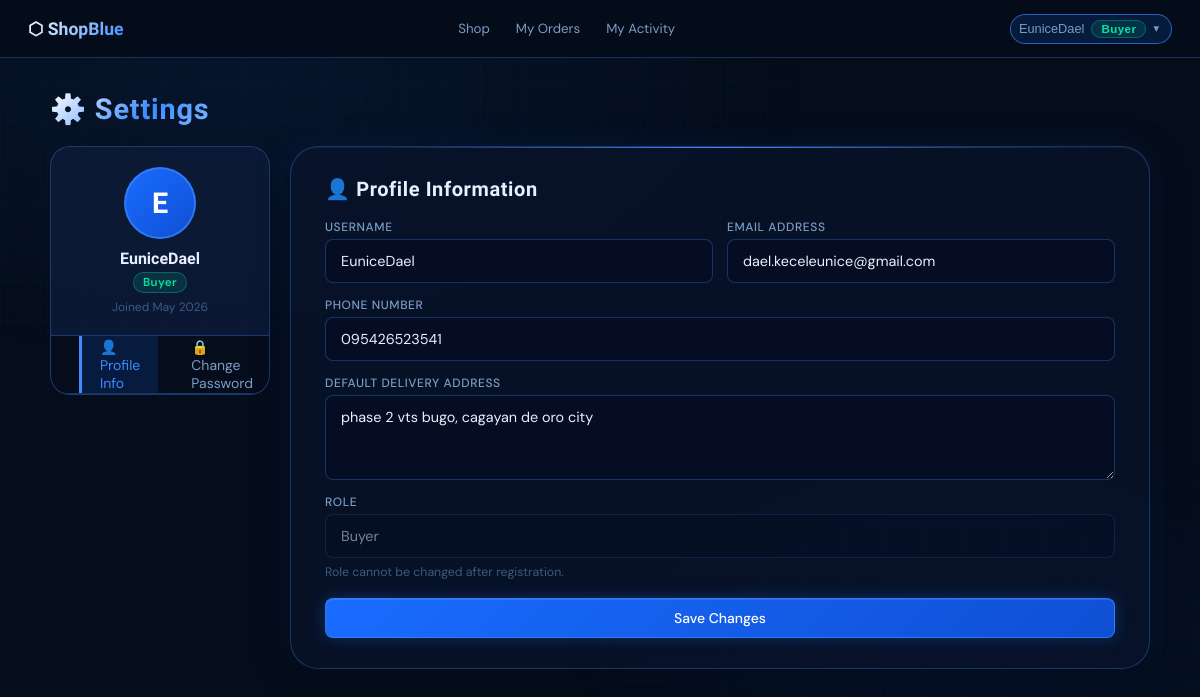
The page /settings.php (signed in) on the database its author committed.
### tables this page shows
CREATE TABLE `users` (
  `id` int(11) NOT NULL,
  `username` varchar(50) NOT NULL,
  `email` varchar(100) DEFAULT NULL,
  `password` varchar(255) NOT NULL,
  `role` enum('buyer','seller') NOT NULL DEFAULT 'buyer',
  `phone` varchar(20) DEFAULT NULL,
  `address` text DEFAULT NULL,
  `reset_token` varchar(128) DEFAULT NULL,
  `reset_token_expiry` datetime DEFAULT NULL,
  `created_at` timestamp NOT NULL DEFAULT current_timestamp()
);

### auth.php (called while the page is built, shortened)
<?php
$current_user_id  = $_SESSION['user_id'];
$current_role     = $_SESSION['role'];
?>

### settings.php (the view, shortened to what this page needs)
<?php
include 'auth.php';
include 'db.php';
$stmt = $conn->prepare("SELECT * FROM users WHERE id=?");
$stmt->bind_param("i", $current_user_id);
$stmt->execute();
$user = $stmt->get_result()->fetch_assoc();
?>
<!DOCTYPE html>
<html lang="en">
<head><meta charset="UTF-8"><meta name="viewport" content="width=device-width,initial-scale=1">
<title>Settings – ShopBlue</title><link rel="stylesheet" href="style.css">
</head>
<body>
<?php include 'nav.php'; ?>
<div class="page">
  <div class="page-header" style="margin-bottom:20px">
    <h1>⚙️ Settings</h1>
  </div>
  <div class="settings-grid">
    <div class="settings-sidebar">
      <div class="sidebar-info">
        <div class="sidebar-avatar"><?= strtoupper(substr($user['username'], 0, 1)) ?></div>
        <div class="sidebar-uname"><?= htmlspecialchars($user['username']) ?></div>
        <div class="sidebar-role"><span class="badge badge-<?= $current_role ?>"><?= $current_role ?></span></div>
        <div class="sidebar-joined">Joined <?= date('M Y', strtotime($user['created_at'])) ?></div>
      </div>
      <nav class="sidebar-nav">
        <a href="#profile"  class="active" onclick="switchTab('profile',this)">👤  Profile Info</a>
        <a href="#password" onclick="switchTab('password',this)">🔒  Change Password</a>
      </nav>
    </div>
    <div>
      <div id="tab-profile">
        <div class="card">
          <h2>👤 Profile Information</h2>
          <form method="POST" style="gap:14px">
            <div style="display:grid;grid-template-columns:1fr 1fr;gap:14px">
              <div class="field">
                <label>Username</label>
                <input type="text" name="username" required minlength="3"
                       value="<?= htmlspecialchars($user['username']) ?>">
              </div>
              <div class="field">
                <label>Email Address</label>
                <input type="text" name="email" required
                       value="<?= htmlspecialchars($user['email'] ?? '') ?>">
              </div>
            </div>
            <div class="field">
              <label>Phone Number</label>
              <input type="tel" name="phone" placeholder="e.g. 09123456789"
                     value="<?= htmlspecialchars($user['phone'] ?? '') ?>">
            </div>
            <div class="field">
              <label>
                <?= $current_role === 'buyer' ? 'Default Delivery Address' : 'Business Address' ?>
              </label>
              <textarea name="address" placeholder="Your full address"><?= htmlspecialchars($user['address'] ?? '') ?></textarea>
            </div>
            <div class="field">
              <label>Role</label>
              <input type="text" value="<?= ucfirst($current_role) ?>" disabled
                     style="opacity:.5;cursor:not-allowed">
              <span class="help">Role cannot be changed after registration.</span>
            </div>
            <button type="submit" class="btn" style="margin-top:4px">Save Changes</button>
          </form>
        </div>
      </div>
    </div>
  </div>
</div>
</body></html>

### style.css (style rules this page uses)
:root { --bg: #050d1a; --glass: rgba(10,20,45,0.65); --glass2: rgba(14,28,58,0.80); --blue: #1a6cff; --blue-hi: #3d8bff; --blue-soft: rgba(26,108,255,0.15); --blue-border: rgba(61,139,255,0.30); --blue-border2: rgba(61,139,255,0.65); --text: #e8f0ff; --muted: #7a9cc5; --dim: #3d5a80; --danger: #ff3b5c; --danger-soft: rgba(255,59,92,0.15); --success: #00e5a0; --success-soft: rgba(0,229,160,0.12); --warn: #ffaa00; --r-sm:8px; --r-md:14px; --r-lg:20px; --r-xl:28px; --shadow:0 8px 32px rgba(0,0,0,0.5); --glow:0 0 30px rgba(26,108,255,0.15); --t:all 0.22s cubic-bezier(0.4,0,0.2,1); }
*,*::before,*::after { box-sizing:border-box;margin:0;padding:0 }
html { scroll-behavior:smooth }
body { font-family:'DM Sans',sans-serif;background:var(--bg);color:var(--text);min-height:100vh;overflow-x:hidden }
body::before { content:'';position:fixed;inset:0;background:radial-gradient(ellipse 80% 60% at 20% 10%,rgba(26,108,255,.08) 0%,transparent 60%),radial-gradient(ellipse 60% 50% at 80% 80%,rgba(10,50,140,.12) 0%,transparent 55%);pointer-events:none;z-index:0 }
body::after { content:'';position:fixed;inset:0;background-image:linear-gradient(rgba(61,139,255,.025) 1px,transparent 1px),linear-gradient(90deg,rgba(61,139,255,.025) 1px,transparent 1px);background-size:40px 40px;pointer-events:none;z-index:0 }
nav { position:sticky;top:0;z-index:100;background:rgba(5,13,26,0.9);backdrop-filter:blur(20px);border-bottom:1px solid var(--blue-border);padding:0 28px;display:flex;align-items:center;justify-content:space-between;height:58px;gap:12px }
.badge { display:inline-block;padding:2px 9px;border-radius:20px;font-size:.72rem;font-weight:600;letter-spacing:.04em;text-transform:capitalize }
.badge-buyer { background:var(--success-soft);color:var(--success);border:1px solid rgba(0,229,160,.3) }
.page { position:relative;z-index:1;width:min(94%,1100px);margin:34px auto;animation:fadeUp .45s ease both }
.card { background:var(--glass);backdrop-filter:blur(20px);border:1px solid var(--blue-border);border-radius:var(--r-xl);padding:30px 34px;box-shadow:var(--shadow),var(--glow),inset 0 1px 0 rgba(255,255,255,.05);margin-bottom:20px;position:relative;overflow:hidden }
.card::before { content:'';position:absolute;top:0;left:10%;right:10%;height:1px;background:linear-gradient(90deg,transparent,var(--blue-hi),transparent) }
h1,h2,h3 { font-family:'Oxanium',sans-serif;letter-spacing:.03em }
h1 { font-size:1.8rem;font-weight:700;background:linear-gradient(135deg,#fff 0%,var(--blue-hi) 60%,#7ab8ff 100%);-webkit-background-clip:text;-webkit-text-fill-color:transparent;background-clip:text }
h2 { font-size:1.25rem;font-weight:600;color:var(--text);margin-bottom:18px }
.page-header { display:flex;align-items:center;justify-content:space-between;flex-wrap:wrap;gap:12px;margin-bottom:22px }
.btn { display:inline-flex;align-items:center;justify-content:center;gap:6px;background:linear-gradient(135deg,var(--blue),#0f4fd4);color:#fff;padding:10px 20px;border-radius:var(--r-sm);font-family:'DM Sans',sans-serif;font-size:.875rem;font-weight:500;border:1px solid var(--blue-border2);cursor:pointer;transition:var(--t);box-shadow:0 0 16px rgba(26,108,255,.3),inset 0 1px 0 rgba(255,255,255,.1);text-decoration:none;white-space:nowrap }
form { display:flex;flex-direction:column;gap:10px }
.field { display:flex;flex-direction:column;gap:4px }
label { font-size:.75rem;color:var(--muted);letter-spacing:.05em;text-transform:uppercase;font-weight:500 }
input[type=text],input[type=number],input[type=password],input[type=tel],textarea,select { width:100%;padding:12px 15px;background:rgba(6,14,35,.88);border:1px solid var(--blue-border);border-radius:var(--r-sm);color:var(--text);font-family:'DM Sans',sans-serif;font-size:.9rem;outline:none;transition:var(--t) }
input::placeholder,textarea::placeholder { color:var(--dim) }
textarea { resize:vertical;min-height:85px }
.help { font-size:.77rem;color:var(--dim);margin-top:2px }

### rows shown on the page
users: username "E", username "EuniceDael", created_at "May 2026", email "dael.keceleunice@gmail.com", phone "095426523541", address "phase 2 vts bugo, cagayan de oro city"

### other values the page prints
$current_username "EuniceDael"
$current_role "Buyer"
